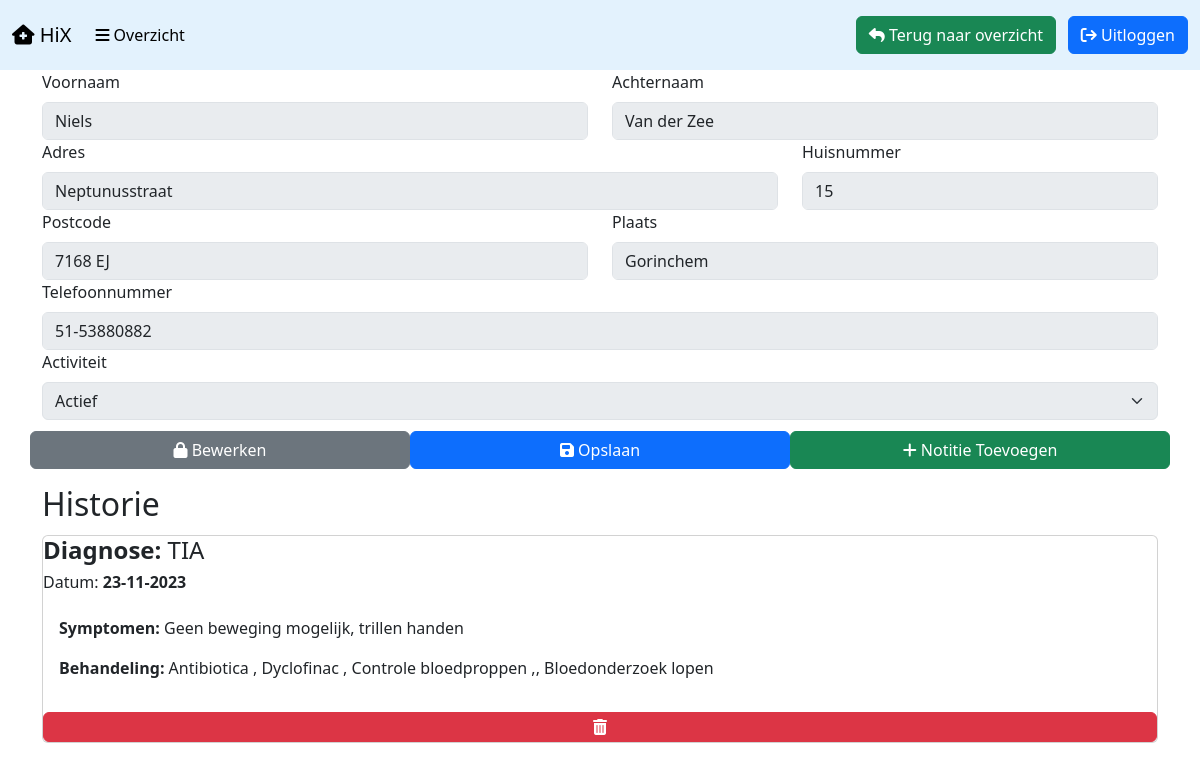
Screenshot of /patientgegevens.php?patient_id=2 (signed in) with the database file from the repository.
### tables this page shows
CREATE TABLE `patient` (
  `patient_id` int(5) NOT NULL,
  `voor_naam` varchar(100) NOT NULL,
  `achter_naam` varchar(255) NOT NULL,
  `adres` varchar(150) NOT NULL,
  `huisnummer` varchar(4) NOT NULL,
  `postcode` varchar(30) NOT NULL,
  `plaats` varchar(255) NOT NULL,
  `telefoonnummer` varchar(100) NOT NULL,
  `actief` tinyint(1) NOT NULL
);

CREATE TABLE `patient_has_notitie` (
  `patient_patient_id` int(5) NOT NULL,
  `notitie_notitie_id` int(5) NOT NULL
);

CREATE TABLE `notitie` (
  `notitie_id` int(5) NOT NULL,
  `datum` date NOT NULL,
  `diagnose` varchar(150) NOT NULL,
  `symptomen` varchar(300) NOT NULL,
  `behandeling` varchar(1000) NOT NULL
);

### connection.php (called while the page is built, shortened)
<?php
function notities($dbh, $id){
      $notitie = array();
      $notitiequery = $dbh->prepare("SELECT notitie.notitie_id, notitie.datum, notitie.diagnose, notitie.symptomen, notitie.behandeling, patient_has_notitie.notitie_notitie_id,
      patient_has_notitie.patient_patient_id FROM patient
      INNER JOIN patient_has_notitie
      ON patient_has_notitie.patient_patient_id = patient.patient_id
      INNER JOIN notitie
      ON notitie.notitie_id = patient_has_notitie.notitie_notitie_id WHERE patient_id= $id ORDER BY datum");
      $notitiequery->execute();
      while($row = $notitiequery->fetch(PDO::FETCH_ASSOC)){
            $notitie[] = $row;
      }
      return $notitie;
}

### patientgegevens.php (the view, shortened to what this page needs)
<?php
require_once("./connection.php");
$dbh = dbcon();
?>
<html lang="nl">
<head>
  <link rel="stylesheet" href="./reset.css">
  <link href="https://cdn.jsdelivr.net/npm/bootstrap@5.3.2/dist/css/bootstrap.min.css" rel="stylesheet">
  <link rel="stylesheet" href="./style.css">
</head>
<body>
  <nav class="navbar navbar-expand-lg" style="background-color: #e3f2fd;">
    <div class="container-fluid">
      <a class="navbar-brand" href="index.php"><i class="fa-solid fa-house-medical" style="color: #000000;"></i> HiX</a>
      <div class="collapse navbar-collapse" id="navbarNav">
        <ul class="navbar-nav">
          <li class="nav-item">
            <a class="nav-link active" href="index.php"><i class="fa-solid fa-bars" style="color: #000000;"></i> Overzicht</a>
          </li>
        </ul>
      </div>
    <span class="navbar-text" style="margin-right: 1%;">
      <a class="text-dark" href="./index.php"><button class="btn btn-success"><i class="fa fa-reply" style="color: #ffffff;"></i> Terug naar overzicht</button></a>
    </span>
    <span class="navbar-text">
      <a class="text-dark" href="./logout.php"><button class="btn btn-primary"><i class="fa-solid fa-arrow-right-from-bracket" style="color: #ffffff;"></i> Uitloggen</button></a>
    </span>
    </nav>
    <?php
    if(isset($_GET['patient_id']))
    {
      $patient_id = $_GET['patient_id'];
      $query = "SELECT * FROM patient WHERE patient_id=:patient_id";
      $statement = $dbh->prepare($query);
      $data = [':patient_id' => $patient_id];
      $statement->execute($data);
      $result = $statement->fetch(PDO::FETCH_ASSOC);
    }
    ?>
<div class="container">
  <form action='addfunctions.php' method="POST" enctype="multipart/form-data">
    <div class="row">
      <div class="col-md-6">
        <label for="voor_naam" class="form-label">Voornaam</label>
        <input type="text" class="form-control" id="voor_naam" name="voor_naam" value="<?=$result['voor_naam']?>" disabled  />
      </div>
      <div class="col-md-6">
        <label for="achter_naam" class="form-label">Achternaam</label>
        <input type="text" class="form-control" id="achter_naam" name="achter_naam" value="<?=$result['achter_naam']?>" disabled />
      </div>
      <div class="col-md-8">
        <label for="adres" class="form-label">Adres</label>
        <input type="text" class="form-control" id="adres" name="adres" value="<?=$result['adres']?>" disabled />
      </div>
      <div class="col-md-4">
        <label for="huisnummer" class="form-label">Huisnummer</label>
        <input type="text" class="form-control" id="huisnummer" name="huisnummer" value="<?=$result['huisnummer']?>" disabled />
      </div>
      <div class="col-md-6">
        <label for="postcode" class="form-label">Postcode</label>
        <input type="text" class="form-control" id="postcode" name="postcode" value="<?=$result['postcode']?>" disabled/>
      </div>
      <div class="col-md-6">
        <label for="plaats" class="form-label">Plaats</label>
        <input type="text" class="form-control" id="plaats" name="plaats" value="<?=$result['plaats']?>" disabled/>
      </div>
      <div class="col-md-12">
        <label for="telefoonnummer" class="form-label">Telefoonnummer</label>
        <input type="text" class="form-control" id="telefoonnummer" name="telefoonnummer" value="<?=$result['telefoonnummer']?>" disabled/>
      </div>
      <div class="col-md-12">
        <label for="actief" class="form-label">Activiteit</label>
        <select name="actief" id="actief" class="form-select" disabled>
          <?php
                  if($result['actief'] == 1){
                    echo "<option value=".$result['actief']." selected>Actief</option>";
                  }
                  else{
                    echo "<option value='1'>Actief</option>";
                    echo "<option value=".$result['actief']." selected>Inactief</option>";
                  }
                  ?>
                </select>
              </div>
              <button type="button" id="lock" class="btn btn-secondary topgap2 col-md-4" onclick="toggleInputs()">
              <i id="lockIcon" class="fa-solid fa-lock" style="color: #ffffff;"></i> Bewerken</button>
              <button type="submit" name="update_button" class="btn btn-primary topgap2 col-md-4"><i class="fa-solid fa-floppy-disk" style="color: #ffffff;"></i> Opslaan</button>
              <button type="button" class='btn btn-success topgap2 col-md-4' data-bs-toggle="modal" data-bs-target="#exampleModal"><i class="fa-solid fa-plus" style="color: #ffffff;"></i> Notitie Toevoegen</button></a>
            </form>
  </div>
<div class="container mt-3">
  <h2>Historie</h2>
  <?php
  $notitie = notities($dbh, $patient_id);
  foreach($notitie as $notitiepatient){
    $notitie_notitie_id = $notitiepatient['notitie_notitie_id'];
    $patient_patient_id = $notitiepatient['patient_patient_id'];
    echo '<div class="card topgap2">
    <h4 class="card-title"><b>Diagnose: </b>'.$notitiepatient['diagnose'].'</h4>
    <h6 class="card-title">Datum: <b>'.$mysqldate = date('d-m-Y', strtotime($notitiepatient['datum'] )).'</b></h6>
    <div class="card-body"><p><b>Symptomen: </b>'.$notitiepatient['symptomen'].'</p><p><b> Behandeling: </b>'.$notitiepatient['behandeling'].'</p></div>
    <button class="btn btn-danger" data-href=delete.php?notitie_notitie_id=' . $notitie_notitie_id. '&patient_patient_id='. $patient_patient_id.' data-bs-toggle="modal" data-bs-target="#confirm-delete"><i class="fa-solid fa-trash-can"></i></button>
    </div>';
  }
  ?>
  </div>
</body>
</html>

### style.css (style rules this page uses)
.topgap2 { margin-top: 1%; }

### rows the page displays
patient: voor_naam "Niels", achter_naam "Van der Zee", adres "Neptunusstraat", huisnummer "15", postcode "7168 EJ", plaats "Gorinchem", telefoonnummer "51-53880882", actief "Actief"
patient_has_notitie: notitie_notitie.diagnose "TIA", notitie_notitie.datum "23-11-2023", notitie_notitie.symptomen "Geen beweging mogelijk, trillen handen", notitie_notitie.behandeling "Antibiotica , Dyclofinac , Controle bloedproppen ,, Bloedonderzoek lopen"
